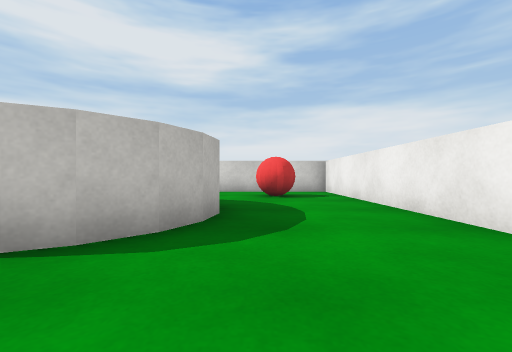
[1] (above)

18 first-person views from a walk through a Unity game level. The camera is 0.51 m above the floor, looks level and sees 90° across. The floor is counted in squares, 1 m on a side. Each view is taken from the middle of a square. On the plan, view 1 faces up. The plan holds only what a view shows up to about 9 squares ahead; the rest is blank. The place goes on beyond the plan. Surface patterns are stand-ins for the level's own textures.

[2]
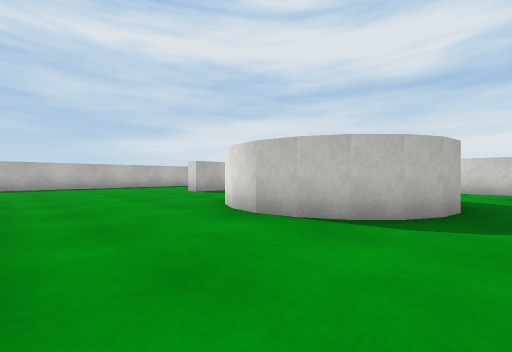

[3]
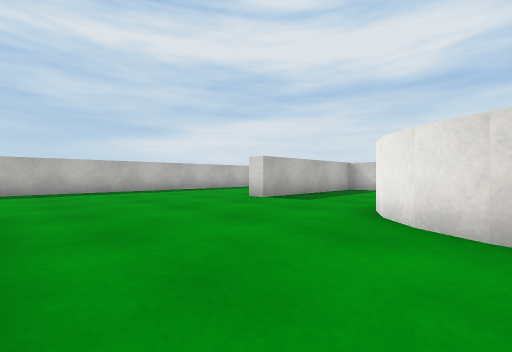

[4]
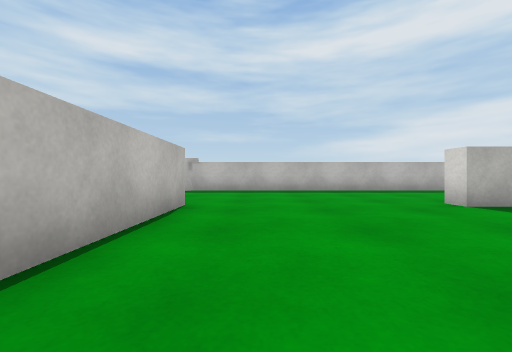

[5]
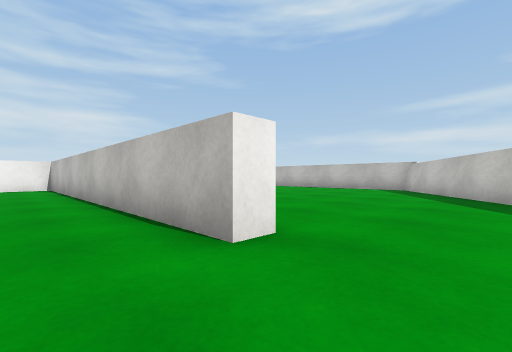

[6]
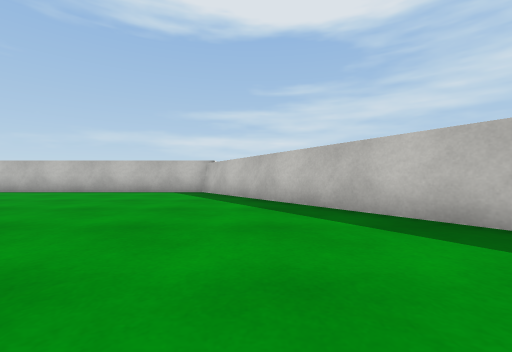

[7]
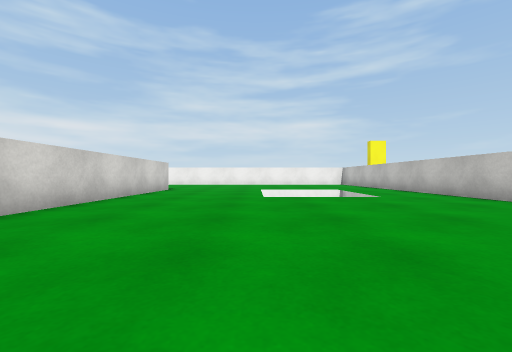

[8]
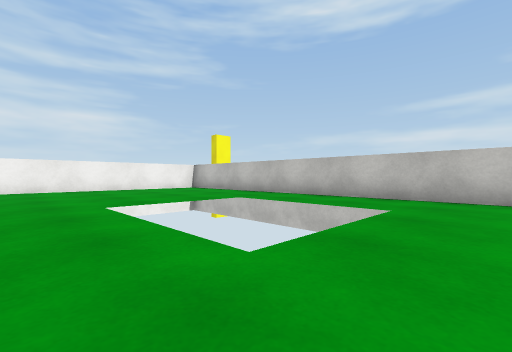

[9]
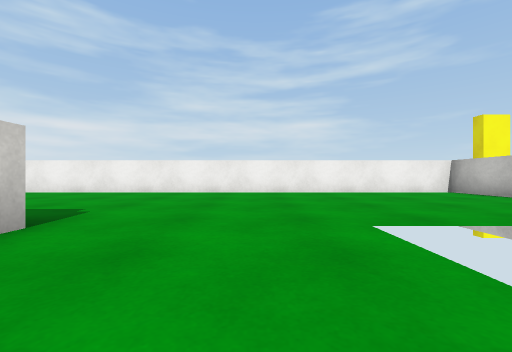

[10]
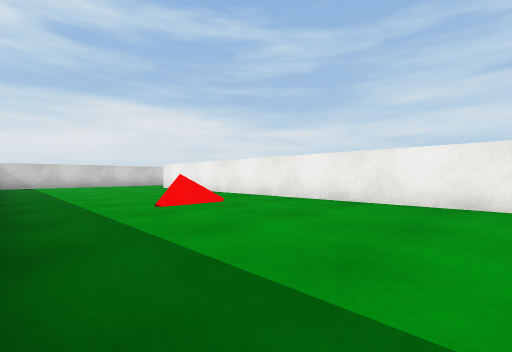

[11]
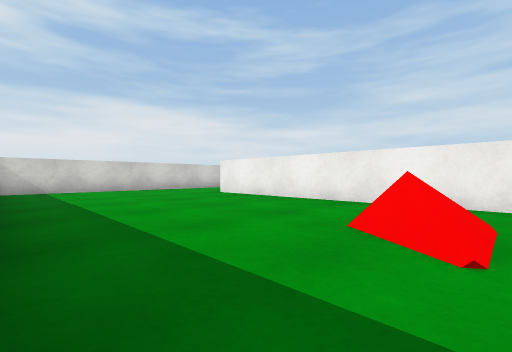

[12]
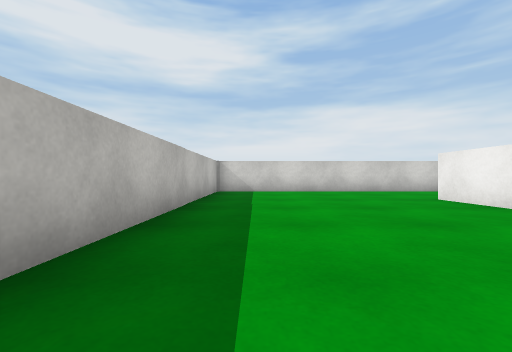

[13]
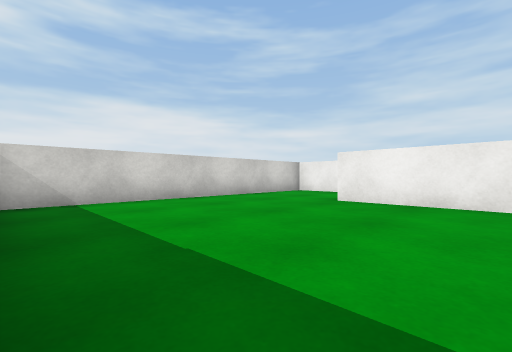

[14]
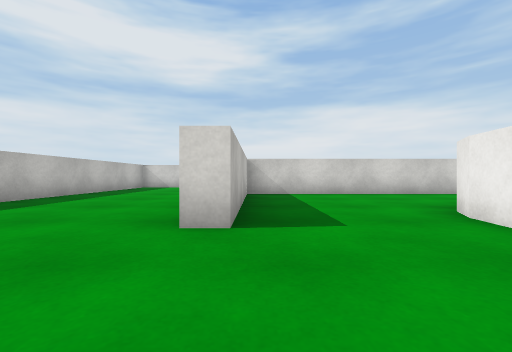

[15]
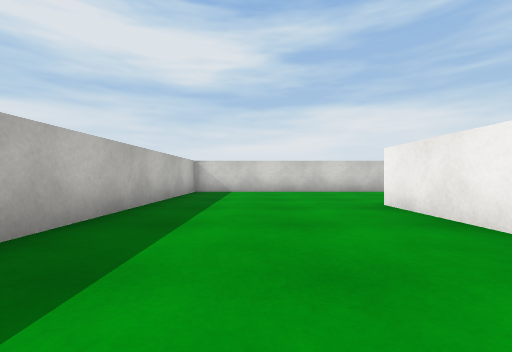

[16]
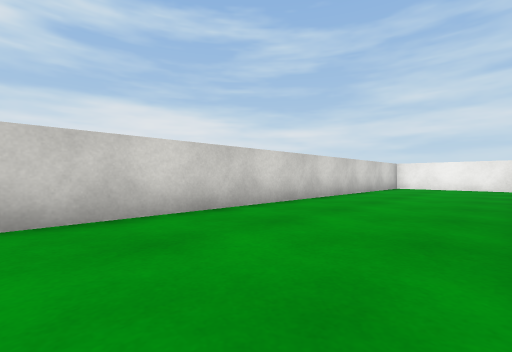

[17]
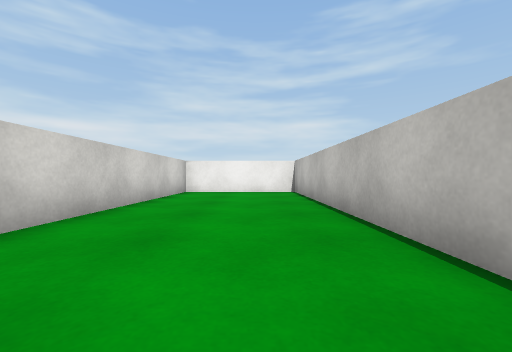

[18]
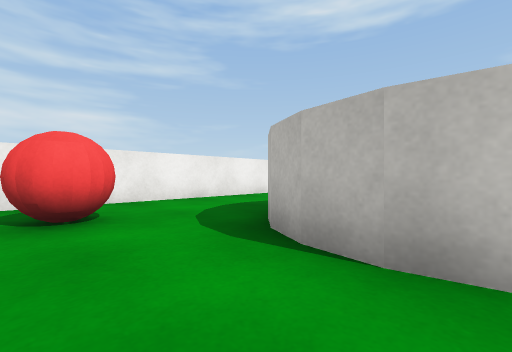

### Floor plan
Points are (right, up) in squares from view 1. A wall is a line through its corners. A room is listed if a view was taken in it or the views show most of it. See-through windows are left out.
Room 1 (views 1, 2, 3, 4, 5, 6, 7, 8, 9, 10, 11, 12, 13, 14, 15, 16, 17, 18)
walls: (-0.5, 3.5) (-0.6, 2.9) (-0.9, 2.3) (-1.3, 1.9) (-1.9, 1.6) (-2.5, 1.5) (-3.1, 1.6) (-3.7, 1.9) (-4.1, 2.3) (-4.4, 2.9); (-4.5, 3.4) (-4.4, 4.1) (-4.1, 4.7); (2.5, -1.8) (-3.8, -1.8); (-3.1, 5.4) (-2.5, 5.5) (-1.9, 5.4) (-1.3, 5.1) (-0.9, 4.7); (-7.5, -1.8) (-7.5, -1.2) (2.2, -1.2) (2.2, 8.3) (-7.2, 8.3); (-7.7, 6.2) (-7.7, 8.5); (-4.8, 8.7) (2.2, 8.7) (2.2, 12.2) (-12, 12.2) (-12, -2.4); (-7.2, 7.6) (-7.2, 3.5) (-7.8, 3.5); (-10.4, -4.4) (-6.4, -10.1) (8, -10.1) (8, 9.6); (10.6, 10.9) (10.6, 12.2) (2.8, 12.2) (2.8, 5.2)
objects: red ball (0, 6) to (1, 7); other object (6, 4)

Positions as (right, up) in squares from view 1, and headings:
1: (0, 0), facing up
2: (0, -1), facing up-left
3: (-3, -1), facing up-left
4: (-3, 0), facing left
5: (-9, 0), facing down-right
6: (-8, -2), facing down
7: (-7, -5), facing right
8: (-2, -4), facing down-right
9: (0, -4), facing right
10: (3, -1), facing up-right
11: (3, 3), facing up-right
12: (4, 4), facing up
13: (3, 7), facing up-right
14: (-7, 1), facing up
15: (-10, 4), facing up
16: (-9, 9), facing up-right
17: (-6, 10), facing right
18: (-3, 7), facing down-right
